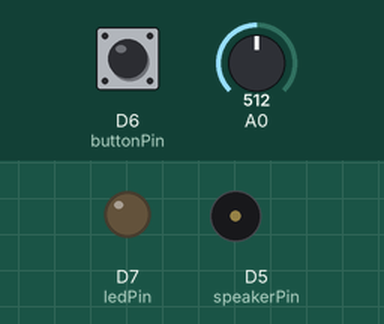
Recording of a sketch running on a simulated ESP8266 (NodeMCU). Parts: output pins drawn as LEDs (lit = HIGH), buzzer (waves = sounding, pin HIGH). The test bench sets the inputs (shaded band); at power-on: D6 (buttonPin) HIGH, A0 = 512. WiFi joins after 1.5 s; servers stay silent unless stated; what the sketch prints to the serial monitor is not drawn.

Above: at 2.7 s.
2.8 s: D6 (buttonPin) pulled LOW for 0.15 s
At 2.88 s:
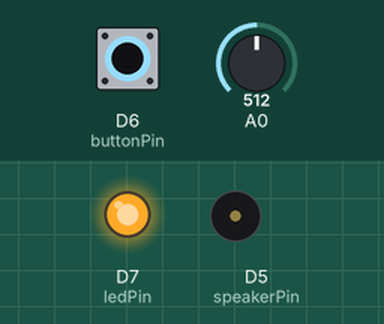
4.4 s: D6 (buttonPin) pulled LOW for 3.2 s
At 8.1 s:
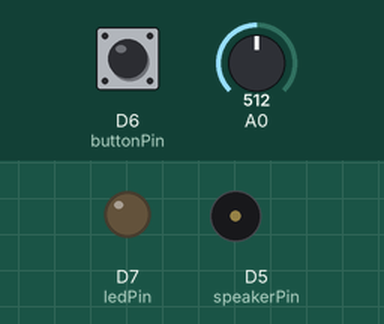
Timing chart, 0 to 9.6 s (numbered marks = the images above; inputs shaded):
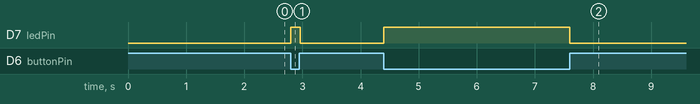

Measured:
- after the input at 2.8 s, D7 (ledPin): LOW → HIGH at once, → LOW 0.16 s later
- after the input at 4.4 s, D7 (ledPin): LOW → HIGH at once, → LOW 3.2 s later

The sketch:

esp_walkie_talkie_cli.ino
```cpp
#include <ESP8266WiFi.h>
#include <WiFiUdp.h>

WiFiUDP udp;
const int port = 12345;  // UDP port for communication

const int micPin = D1;       // Microphone pin: use A0 for the analog signal
const int buttonPin = D6;    // Button pin
const int speakerPin = D5;   // Speaker pin
const int ledPin = D7;       // LED pin for indication

const char* ssid = "WalkieTalkieAP";       // Network SSID
const char* password = "password123";     // Network password

IPAddress serverIP;  // Server's IP address

void setup() {
  Serial.begin(115200);

  // Connect to the server's AP
  WiFi.begin(ssid, password);
  while (WiFi.status() != WL_CONNECTED) {
    delay(500);
    Serial.println("Connecting to AP...");
  }
  Serial.println("Connected to AP");

  // Get server's IP (typically the gateway)
  serverIP = WiFi.gatewayIP();
  Serial.printf("Server IP: %s\n", serverIP.toString().c_str());

  // Start UDP
  udp.begin(port);

  // GPIO setup
  pinMode(buttonPin, INPUT_PULLUP);
  pinMode(ledPin, OUTPUT);
  pinMode(speakerPin, OUTPUT);
  digitalWrite(ledPin, LOW);

  Serial.println("Ready to transmit/receive audio.");
}

void loop() {
  if (digitalRead(buttonPin) == LOW) {
    // Transmitting mode
    digitalWrite(ledPin, HIGH);

    // Read microphone value
    int micValue = analogRead(micPin);
    char buffer[10];
    sprintf(buffer, "%d", micValue);

    // Send audio data to the server
    udp.beginPacket(serverIP, port);
    udp.write(buffer);
    if (!udp.endPacket()) {
      Serial.println("Error sending packet to server");
    }
    delay(10);
  } else {
    // Receiving mode
    digitalWrite(ledPin, LOW);

    int packetSize = udp.parsePacket();
    if (packetSize) {
      char packet[255];
      int len = udp.read(packet, sizeof(packet) - 1);
      if (len > 0) {
        packet[len] = '\0';
        int soundValue = atoi(packet);

        // Play sound on speaker
        analogWrite(speakerPin, soundValue);
      }
    }
  }
}
```
